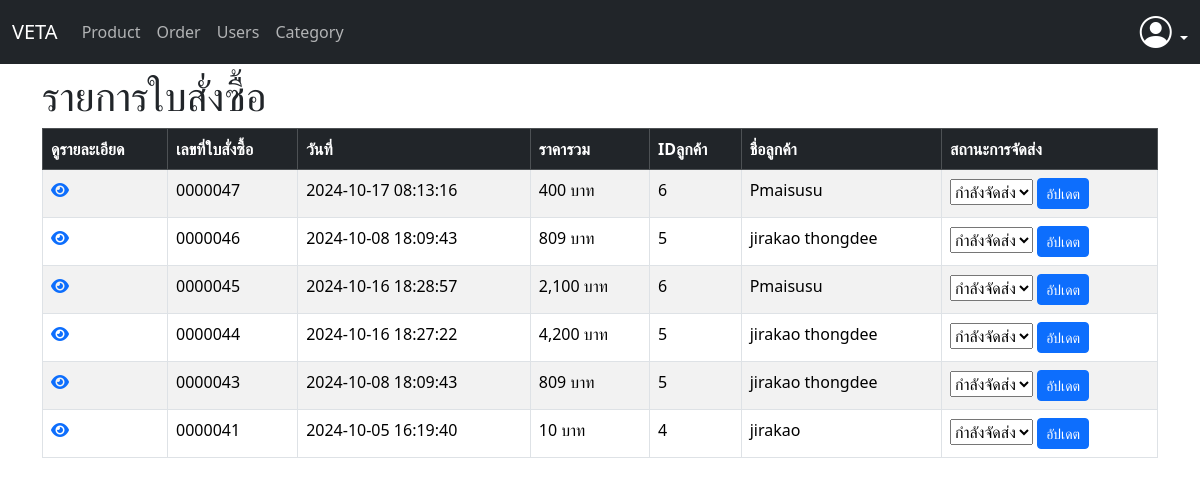
Page /login/order/view_order.php (signed in) on the committed database.
### tables this page shows
CREATE TABLE `orders` (
  `oid` int(7) UNSIGNED ZEROFILL NOT NULL,
  `ototal` int(7) NOT NULL,
  `odate` datetime NOT NULL,
  `u_id` int(7) NOT NULL,
  `u_name` varchar(200) NOT NULL,
  `address` text NOT NULL,
  `sta` varchar(200) NOT NULL
);

CREATE TABLE `users` (
  `u_id` int(11) NOT NULL,
  `u_name` varchar(200) NOT NULL,
  `u_username` varchar(50) NOT NULL,
  `u_password` varchar(255) NOT NULL,
  `u_email` varchar(100) DEFAULT NULL,
  `phone` text DEFAULT NULL,
  `address` varchar(300) DEFAULT NULL,
  `created_at` timestamp NOT NULL DEFAULT current_timestamp()
);

### login/order/view_order.php (the view, shortened to what this page needs)
<?php
    include("connectdb.php");
?>
<!doctype html>
<html>
<head>
    <link rel="stylesheet" href="https://cdn.jsdelivr.net/npm/bootstrap-icons@1.11.3/font/bootstrap-icons.min.css">
    <link rel="stylesheet" href="https://cdn.jsdelivr.net/npm/@docsearch/css@3">
    <link href="../assets/dist/css/bootstrap.min.css" rel="stylesheet">
    <link rel="stylesheet" href="https://cdnjs.cloudflare.com/ajax/libs/font-awesome/6.0.0-beta3/css/all.min.css" />
    <link rel="stylesheet" href="https://cdn.datatables.net/2.1.7/css/dataTables.dataTables.css" />
</head>
<body>
<header data-bs-theme="dark">
    <nav class="navbar navbar-expand-md navbar-light fixed-top bg-dark">
        <div class="container-fluid">
            <a class="navbar-brand">VETA</a>
            <div class="collapse navbar-collapse" id="navbarCollapse">
                <ul class="navbar-nav me-auto mb-2 mb-md-0">
                    <li class="nav-item">
                        <a class="nav-link" href="../product/indexproduct.php">Product</a>
                    </li>
                    <li class="nav-item">
                        <a class="nav-link" href="view_order.php">Order</a>
                    </li>
                    <li class="nav-item">
                        <a class="nav-link" href="../user/user_list.php">Users</a>
                    </li>
                    <li class="nav-item">
                        <a class="nav-link" href="../category/indextype.php">Category</a>
                    </li>
                </ul>
                <div class="dropdown text-end">
                    <a href="#" class="d-block link-body-emphasis text-decoration-none dropdown-toggle"
                       data-bs-toggle="dropdown" aria-expanded="false">
                        <i class="bi bi-person-circle" style="font-size: 32px;"></i>
                    </a>
                </div>
            </div>
        </div>
    </nav>
</header>
<div class="container mt-5 ">
    <br><h1>รายการใบสั่งซื้อ</h1>
    <div class="table-responsive">
        <table id="myTable" class="table table-bordered table-striped">
            <thead class="table-dark">
                <tr>
                    <th>ดูรายละเอียด</th>
                    <th>เลขที่ใบสั่งซื้อ</th>
                    <th>วันที่</th>
                    <th>ราคารวม</th>
                    <th>IDลูกค้า</th>
                    <th>ชื่อลูกค้า</th>
                    <th>สถานะการจัดส่ง</th>
                </tr>
            </thead>
            <tbody>
                <?php
                    $sql = "SELECT orders.oid, orders.odate, orders.ototal,
					users.u_id, users.u_name, orders.sta
					FROM orders JOIN users ON orders.u_id = users.u_id
                   ORDER BY orders.oid DESC";
                    $rs = mysqli_query($conn, $sql);
                    while ($data = mysqli_fetch_array($rs, MYSQLI_BOTH)) {
                ?>
                <tr>
                    <td>
                        <div class="details-link">
                            <a href="view_order_detail.php?a=<?=$data['oid'];?>">
                                <i class="fas fa-eye icon-details" aria-hidden="true"></i>
                            </a>
                        </div>
                    </td>
                    <td><?=$data['oid'];?></td>
                    <td><?=$data['odate'];?></td>
                    <td><?=number_format($data['ototal'], 0);?> บาท</td>
                    <td><?=$data['u_id'];?></td>
                    <td><?=$data['u_name'];?></td>
                    <td>
            <form action="update.php" method="POST">
                <select name="sta">
                    <option value="กำลังจัดส่ง" <?=($data['sta'] == 'กำลังจัดส่ง') ? 'selected' : '';?>>กำลังจัดส่ง</option>
                </select>
                <button type="submit" class="btn btn-sm btn-primary">อัปเดต</button>
            </form>
        </td>
    </tr>
    <?php } ?>
</tbody>
        </table>
    </div>
</div>
</body>
</html>

### login/order/view_order.php (style rules this page uses)
table { width: 100%; table-layout: auto; }

### rows in the picture
orders: oid "0000047", odate "2024-10-17 08:13:16", ototal "400", u.u_id "6", u.u_name "Pmaisusu"
orders: oid "0000046", odate "2024-10-08 18:09:43", ototal "809", u.u_id "5", u.u_name "jirakao thongdee"
orders: oid "0000045", odate "2024-10-16 18:28:57", ototal "2,100", u.u_id "6", u.u_name "Pmaisusu"
orders: oid "0000044", odate "2024-10-16 18:27:22", ototal "4,200", u.u_id "5", u.u_name "jirakao thongdee"
orders: oid "0000043", odate "2024-10-08 18:09:43", ototal "809", u.u_id "5", u.u_name "jirakao thongdee"
orders: oid "0000041", odate "2024-10-05 16:19:40", ototal "10", u.u_id "4", u.u_name "jirakao"
